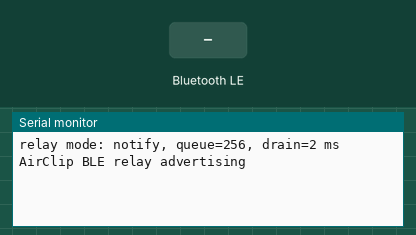
Recording of a sketch running on a simulated ESP32. Shown: the last lines printed to the serial monitor. The inputs (shaded band) are chosen by the test bench. Nothing arrives over Bluetooth unless stated; a phone connects over Bluetooth LE 3 s after start.

Above: at 1.5 s.
1.6 s: Bluetooth LE write "1" received
At 2.7 s:
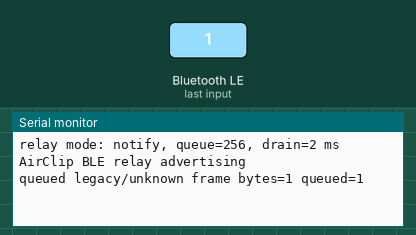
At 4.6 s:
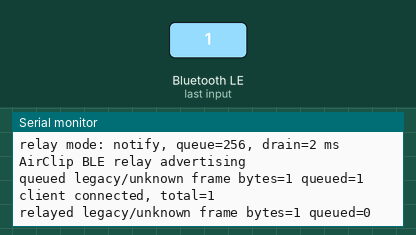

The sketch:

airclip_esp32.ino
```cpp
#include <Arduino.h>
#include <NimBLEDevice.h>

static const char* DEVICE_NAME = "AirClip-Relay";
static const char* SERVICE_UUID = "7b1f0001-8f5d-4d3a-9f4c-1d76b8f0a901";
static const char* RX_UUID = "7b1f0002-8f5d-4d3a-9f4c-1d76b8f0a901";
static const char* TX_UUID = "7b1f0003-8f5d-4d3a-9f4c-1d76b8f0a901";
static const size_t RELAY_QUEUE_CAPACITY = 256;
static const uint32_t RELAY_NOTIFY_DRAIN_INTERVAL_MS = 2;
static const uint32_t RELAY_INDICATE_DRAIN_INTERVAL_MS = 12;

#ifndef RELAY_USE_NOTIFY
#define RELAY_USE_NOTIFY 1
#endif

static NimBLECharacteristic* txCharacteristic = nullptr;
static uint32_t connectedClients = 0;
static std::string relayQueue[RELAY_QUEUE_CAPACITY];
static size_t relayQueueHead = 0;
static size_t relayQueueTail = 0;
static size_t relayQueueSize = 0;
static uint32_t lastRelayDrainMs = 0;

struct FrameSummary {
  bool binary;
  uint8_t version;
  uint8_t kind;
  uint16_t index;
  uint16_t total;
  char messageId[9];
  char hash[13];
};

// Read little-endian 16-bit fields from protocol frames without alignment assumptions.
static uint16_t readLe16(const uint8_t* data) {
  return static_cast<uint16_t>(data[0]) | (static_cast<uint16_t>(data[1]) << 8);
}

// Convert a byte prefix into printable hex for safe serial diagnostics.
static void hexPrefix(const uint8_t* data, size_t count, char* output, size_t outputSize) {
  static const char* hex = "0123456789abcdef";
  size_t maxBytes = (outputSize - 1) / 2;
  size_t bytes = count < maxBytes ? count : maxBytes;
  for (size_t index = 0; index < bytes; index++) {
    output[index * 2] = hex[(data[index] >> 4) & 0x0F];
    output[index * 2 + 1] = hex[data[index] & 0x0F];
  }
  output[bytes * 2] = '\0';
}

// Summarize AirClip binary frames without printing clipboard contents.
static FrameSummary summarizeFrame(const std::string& value) {
  FrameSummary summary = {};
  summary.index = 0;
  summary.total = 0;
  strncpy(summary.messageId, "-", sizeof(summary.messageId));
  strncpy(summary.hash, "-", sizeof(summary.hash));

  const uint8_t* data = reinterpret_cast<const uint8_t*>(value.data());
  size_t size = value.size();
  if (size < 40 || data[0] != 'A' || data[1] != 'C') {
    return summary;
  }

  summary.binary = true;
  summary.version = data[2];
  summary.kind = data[3];
  hexPrefix(data + 20, 4, summary.messageId, sizeof(summary.messageId));
  summary.index = readLe16(data + 36);
  summary.total = readLe16(data + 38);
  if (summary.kind == 1 && summary.index == 0 && size >= 86) {
    hexPrefix(data + 54, 6, summary.hash, sizeof(summary.hash));
  }
  return summary;
}

// Print concise relay diagnostics that can be matched with desktop logs.
static void logFrameEvent(const char* event, const std::string& value) {
  FrameSummary summary = summarizeFrame(value);
  if (!summary.binary) {
    Serial.printf("%s legacy/unknown frame bytes=%u queued=%u\n",
                  event,
                  static_cast<unsigned int>(value.size()),
                  static_cast<unsigned int>(relayQueueSize));
    return;
  }

  Serial.printf("%s kind=%u v=%u message=%s frame=%u/%u bytes=%u hash=%s queued=%u\n",
                event,
                static_cast<unsigned int>(summary.kind),
                static_cast<unsigned int>(summary.version),
                summary.messageId,
                static_cast<unsigned int>(summary.index + 1),
                static_cast<unsigned int>(summary.total),
                static_cast<unsigned int>(value.size()),
                summary.hash,
                static_cast<unsigned int>(relayQueueSize));
}

// Queue frames outside BLE callbacks so large clipboard bursts do not overload indications.
static bool enqueueRelayFrame(const std::string& value) {
  if (relayQueueSize >= RELAY_QUEUE_CAPACITY) {
    return false;
  }

  relayQueue[relayQueueTail] = value;
  relayQueueTail = (relayQueueTail + 1) % RELAY_QUEUE_CAPACITY;
  relayQueueSize++;
  return true;
}

// Pop the oldest queued frame while preserving write order between desktop agents.
static bool dequeueRelayFrame(std::string& value) {
  if (relayQueueSize == 0) {
    return false;
  }

  value = relayQueue[relayQueueHead];
  relayQueue[relayQueueHead].clear();
  relayQueueHead = (relayQueueHead + 1) % RELAY_QUEUE_CAPACITY;
  relayQueueSize--;
  return true;
}

// Return the pacing interval for the selected relay delivery mode.
static uint32_t relayDrainIntervalMs() {
  return RELAY_USE_NOTIFY ? RELAY_NOTIFY_DRAIN_INTERVAL_MS : RELAY_INDICATE_DRAIN_INTERVAL_MS;
}

// Drain queued frames at a controlled pace to keep the BLE stack responsive.
static void drainRelayQueue() {
  if (txCharacteristic == nullptr || connectedClients == 0 || relayQueueSize == 0) {
    return;
  }

  uint32_t now = millis();
  if (now - lastRelayDrainMs < relayDrainIntervalMs()) {
    return;
  }
  lastRelayDrainMs = now;

  std::string value;
  if (!dequeueRelayFrame(value)) {
    return;
  }

  txCharacteristic->setValue(reinterpret_cast<const uint8_t*>(value.data()), value.size());
  // Keep indication as the default and allow a compile-time notify fallback for comparison.
#if RELAY_USE_NOTIFY
  txCharacteristic->notify();
#else
  txCharacteristic->indicate();
#endif
  logFrameEvent("relayed", value);
}

class RelayServerCallbacks : public NimBLEServerCallbacks {
 public:
  // Keep advertising available so the second computer can join the same relay.
  void onConnect(NimBLEServer* server, NimBLEConnInfo& connInfo) override {
    connectedClients++;
    Serial.printf("client connected, total=%u\n", connectedClients);
    NimBLEDevice::startAdvertising();
  }

  // Track connection count for diagnostics only; desktop agents do deduplication.
  void onDisconnect(NimBLEServer* server, NimBLEConnInfo& connInfo, int reason) override {
    if (connectedClients > 0) {
      connectedClients--;
    }
    Serial.printf("client disconnected, total=%u\n", connectedClients);
    NimBLEDevice::startAdvertising();
  }
};

class RelayRxCallbacks : public NimBLECharacteristicCallbacks {
 public:
  // Queue each complete desktop frame without inspecting clipboard contents.
  void onWrite(NimBLECharacteristic* characteristic, NimBLEConnInfo& connInfo) override {
    std::string value = characteristic->getValue();
    if (value.empty() || txCharacteristic == nullptr) {
      return;
    }

    if (!enqueueRelayFrame(value)) {
      Serial.printf("relay queue full, dropped %u bytes\n", static_cast<unsigned int>(value.size()));
      return;
    }
    logFrameEvent("queued", value);
  }
};

// Configure the BLE GATT service used by both desktop agents.
static void setupBleRelay() {
  NimBLEDevice::init(DEVICE_NAME);
  NimBLEDevice::setPower(ESP_PWR_LVL_P9);
  NimBLEDevice::setMTU(247);

  NimBLEServer* server = NimBLEDevice::createServer();
  server->setCallbacks(new RelayServerCallbacks());

  NimBLEService* service = server->createService(SERVICE_UUID);
  txCharacteristic = service->createCharacteristic(
      TX_UUID,
      NIMBLE_PROPERTY::READ | NIMBLE_PROPERTY::NOTIFY | NIMBLE_PROPERTY::INDICATE);
  txCharacteristic->setValue("");

  NimBLECharacteristic* rxCharacteristic = service->createCharacteristic(
      RX_UUID,
      NIMBLE_PROPERTY::WRITE | NIMBLE_PROPERTY::WRITE_NR);
  rxCharacteristic->setCallbacks(new RelayRxCallbacks());

  service->start();

  NimBLEAdvertising* advertising = NimBLEDevice::getAdvertising();
  NimBLEAdvertisementData advertisementData;
  NimBLEAdvertisementData scanResponseData;
  advertisementData.setName(DEVICE_NAME);
  advertisementData.addServiceUUID(SERVICE_UUID);
  scanResponseData.setName(DEVICE_NAME);
  advertising->setAdvertisementData(advertisementData);
  advertising->setScanResponseData(scanResponseData);
  advertising->addServiceUUID(SERVICE_UUID);
  advertising->enableScanResponse(true);
  advertising->start();
  Serial.printf("relay mode: %s, queue=%u, drain=%u ms\n",
                RELAY_USE_NOTIFY ? "notify" : "indicate",
                static_cast<unsigned int>(RELAY_QUEUE_CAPACITY),
                static_cast<unsigned int>(relayDrainIntervalMs()));
}

// Arduino setup initializes serial diagnostics and starts BLE advertising.
void setup() {
  Serial.begin(115200);
  delay(300);
  setupBleRelay();
  Serial.println("AirClip BLE relay advertising");
}

// The loop drains queued relay frames and yields to the BLE stack.
void loop() {
  drainRelayQueue();
  delay(2);
}
```

Measured:
- after the input at 1.6 s, the serial monitor: prints a new line after 0.05 s (image 1)
